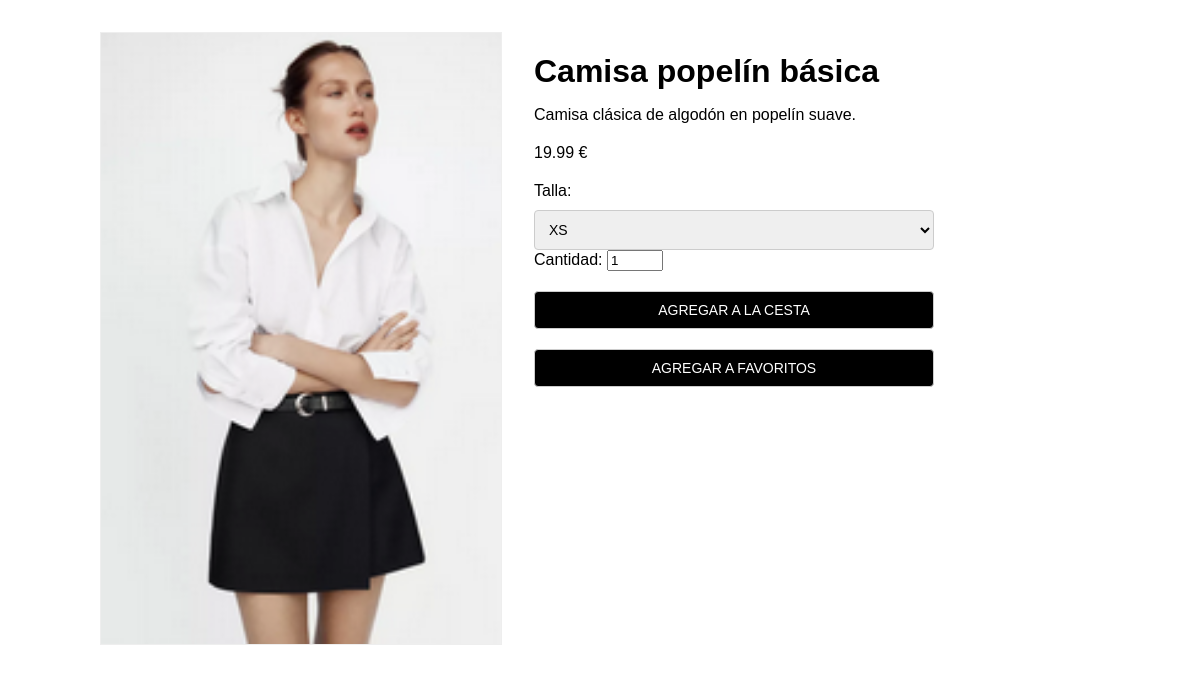
Page /detalle_producto/2 on the committed database.
### app.py (models this page shows)
class Producto(db.Model):
    id = db.Column(db.Integer, primary_key=True)
    nombre = db.Column(db.String(100), nullable=False)
    descripcion = db.Column(db.Text, nullable=False)
    precio = db.Column(db.Float, nullable=False)
    imagen = db.Column(db.String(200))
    categoria_id = db.Column(db.Integer, db.ForeignKey('categoria.id'), nullable=False)
    disponibilidad = db.Column(db.Integer, nullable=False, default=20)

### app.py (the view)
@app.route('/detalle_producto/<int:producto_id>')
def detalle_producto(producto_id):
    producto = Producto.query.get_or_404(producto_id)
    return render_template('detalle_producto.html', producto=producto)

### templates/detalle_producto.html (shortened to what this page needs)
<!DOCTYPE html>
<html lang="es">
<head>
    <link rel="stylesheet" href="../static/style.css">
    <link rel="stylesheet" href="../static/detalle_producto.css">
</head>
<body>
    <div class="detalle-container">
        <img src="/{{ producto.imagen }}" alt="{{ producto.nombre }}" class="producto-imagen">
        <div class="detalle-info">
            <h1>{{ producto.nombre }}</h1>
            <p>{{ producto.descripcion }}</p>
            <p>{{ producto.precio }} €</p>
            <form action="{{ url_for('agregar_a_cesta', producto_id=producto.id) }}" method="POST">
                <label for="talla">Talla:</label>
                <select name="talla" required>
                    <option value="XS">XS</option>
                </select>
                <label for="cantidad">Cantidad:</label>
                <input type="number" name="cantidad" min="1" max="{{ producto.disponibilidad }}" value="1" required>
                <button type="submit">Agregar a la cesta</button>
            </form>
            <form action="{{ url_for('agregar_a_favoritos', producto_id=producto.id) }}" method="POST">
                <button type="submit">Agregar a favoritos</button>
            </form>
        </div>
    </div>
</body>
</html>

### static/style.css (style rules this page uses)
body { font-family: "Helvetica Neue"; font-weight: 300; margin: 0; padding: 0; overflow-x: hidden; overflow-y: scroll; margin-right: -10px; scrollbar-gutter: stable; margin-bottom: 5vh; }

### static/detalle_producto.css (style rules this page uses)
body { font-family: Arial, sans-serif; margin: 0; padding: 0; }
.detalle-container { display: flex; padding: 60px; gap: 60px; align-items: flex-start; max-width: 1200px; margin: auto; }
.detalle-container img { width: 400px; height: auto; object-fit: cover; border: 1px solid #eee; }
.detalle-info { max-width: 400px; }
.detalle-info p { margin-bottom: 20px; }
select, button { display: block; margin-top: 10px; padding: 10px; font-size: 14px; width: 100%; border: 1px solid #ccc; border-radius: 4px; }
button { background-color: black; color: white; text-transform: uppercase; cursor: pointer; margin-top: 20px; }
.detalle-container { display: flex; gap: 2rem; padding: 2rem; max-width: 1000px; margin: 0 auto; }
.producto-imagen { width: 50%; object-fit: cover; }
.detalle-info { flex: 1; }
.detalle-info h1 { font-size: 2rem; margin-bottom: 1rem; }

### rows in the picture
Producto: imagen (picture), nombre "Camisa popelín básica", descripcion "Camisa clásica de algodón en popelín suave.", precio "19.99"
